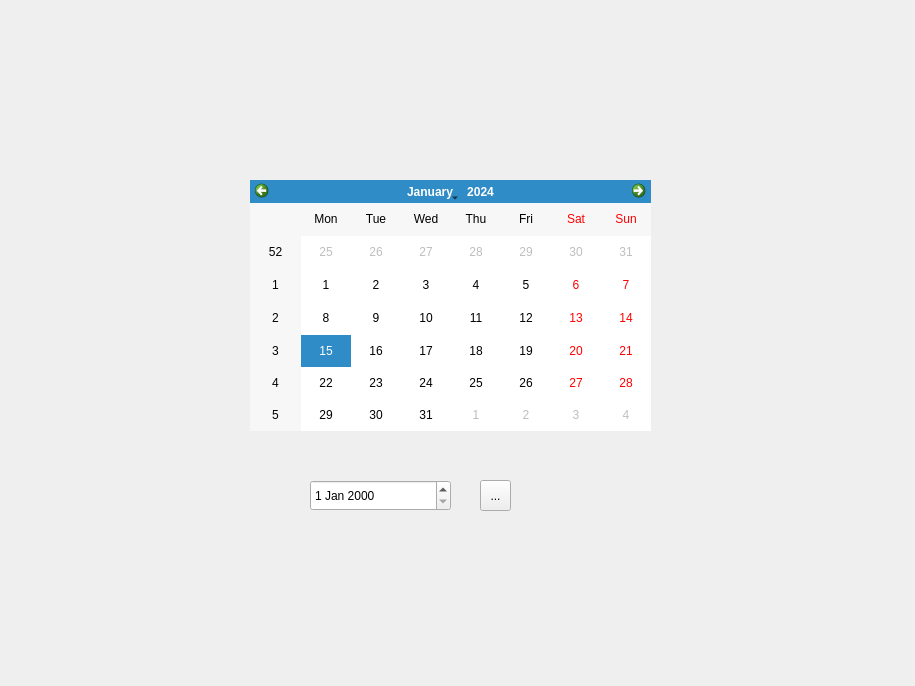
<?xml version="1.0" encoding="UTF-8"?>
<ui version="4.0">
 <class>Dialog</class>
 <widget class="QDialog" name="Dialog">
  <property name="geometry">
   <rect>
    <x>0</x>
    <y>0</y>
    <width>915</width>
    <height>686</height>
   </rect>
  </property>
  <property name="windowTitle">
   <string>Dialog</string>
  </property>
  <widget class="QCalendarWidget" name="calendarWidget">
   <property name="enabled">
    <bool>true</bool>
   </property>
   <property name="geometry">
    <rect>
     <x>250</x>
     <y>180</y>
     <width>401</width>
     <height>251</height>
    </rect>
   </property>
   <property name="gridVisible">
    <bool>false</bool>
   </property>
  </widget>
  <widget class="QDateEdit" name="dateEdit">
   <property name="geometry">
    <rect>
     <x>310</x>
     <y>480</y>
     <width>141</width>
     <height>31</height>
    </rect>
   </property>
  </widget>
  <widget class="QToolButton" name="toolButton">
   <property name="geometry">
    <rect>
     <x>480</x>
     <y>480</y>
     <width>31</width>
     <height>31</height>
    </rect>
   </property>
   <property name="text">
    <string>...</string>
   </property>
  </widget>
 </widget>
 <resources/>
 <connections>
  <connection>
   <sender>toolButton</sender>
   <signal>clicked()</signal>
   <receiver>calendarWidget</receiver>
   <slot>show()</slot>
   <hints>
    <hint type="sourcelabel">
     <x>495</x>
     <y>487</y>
    </hint>
    <hint type="destinationlabel">
     <x>481</x>
     <y>378</y>
    </hint>
   </hints>
  </connection>
 </connections>
</ui>
